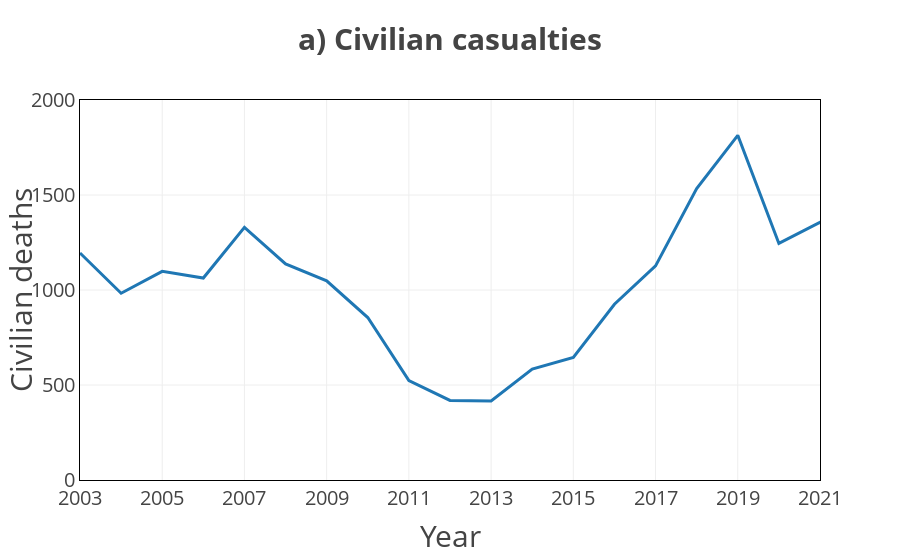
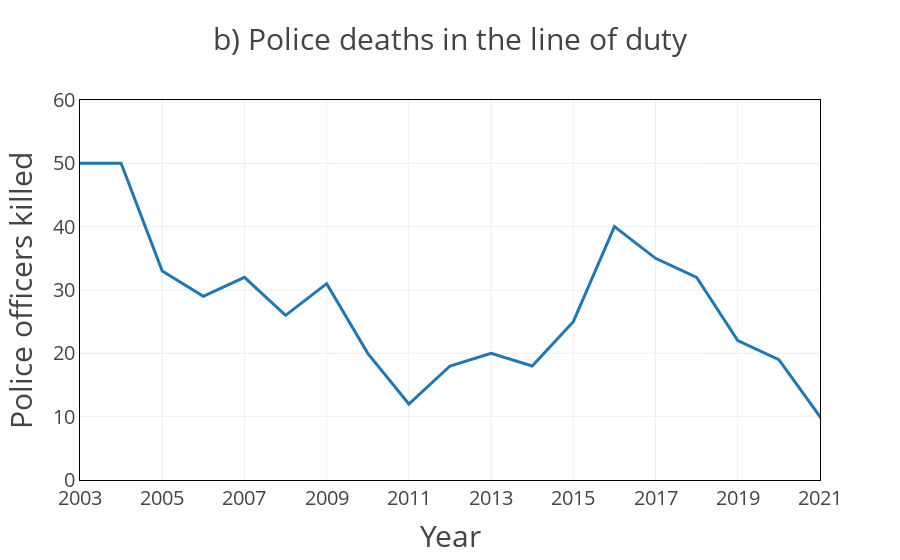

The notebook cell saved with these charts, in order:
### Markdown cell above
# Plot

### Code cell
AXIS_TITLE = 30
TICK_SIZE = 20
PADDING = 10

def create_fig(data, y, title, y_axis, y_range):
    fig = px.line(data, y=y, title=title, template='presentation')
    fig.update_layout(showlegend=False, title_font=dict(size=AXIS_TITLE))
    fig.update_xaxes(showline=True, linewidth=1, title='Year', title_font=dict(size=AXIS_TITLE),
                     linecolor='black', tick0=2003, dtick=2, range=[2003, 2021], mirror=True,
                     tickfont=dict(size=TICK_SIZE))
    fig.update_yaxes(showline=True, linewidth=1, title=y_axis, title_font=dict(size=AXIS_TITLE),
                     linecolor='black', range=y_range, mirror=True, tickfont=dict(size=TICK_SIZE))
    return fig

fig1 = create_fig(rank_ano, 'hom_por_interv_policial', '<b>a) Civilian casualties</b>', 'Civilian deaths' , [0, 2000])
fig2 = create_fig(rank_ano, 'pol_mortos', '<b>b) Police deaths in the line of duty</b>', 'Police officers killed' ,[0, 60])

fig1.show()
fig2.show()

### Figure 1 — Plotly figure (JSON) as saved in the notebook; plotly's stock layout.template omitted (floating-point values rounded to 4 significant figures)
{"data": [{"hovertemplate": "ano=%{x}<br>hom_por_interv_policial=%{y}<extra></extra>", "legendgroup": "", "line": {"color": "#1F77B4", "dash": "solid"}, "marker": {"symbol": "circle"}, "mode": "lines", "name": "", "orientation": "v", "showlegend": false, "type": "scatter", "x": [2003, 2004, 2005, 2006, 2007, 2008, 2009, 2010, 2011, 2012, 2013, 2014, 2015, 2016, 2017, 2018, 2019, 2020, 2021, 2022], "xaxis": "x", "y": [1195, 983, 1098, 1063, 1330, 1137, 1048, 855, 523, 419, 416, 584, 645, 925, 1127, 1534, 1814, 1245, 1356, 1330], "yaxis": "y"}], "layout": {"legend": {"tracegroupgap": 0}, "showlegend": false, "title": {"font": {"size": 30}, "text": "<b>a) Civilian casualties</b>"}, "xaxis": {"anchor": "y", "domain": [0, 1], "dtick": 2, "linecolor": "black", "linewidth": 1, "mirror": true, "range": [2003, 2021], "showline": true, "tick0": 2003, "tickfont": {"size": 20}, "title": {"font": {"size": 30}, "text": "Year"}}, "yaxis": {"anchor": "x", "domain": [0, 1], "linecolor": "black", "linewidth": 1, "mirror": true, "range": [0, 2000], "showline": true, "tickfont": {"size": 20}, "title": {"font": {"size": 30}, "text": "Civilian deaths"}}}}

### Figure 2 — Plotly figure (JSON) as saved in the notebook; plotly's stock layout.template omitted (floating-point values rounded to 4 significant figures)
{"data": [{"hovertemplate": "ano=%{x}<br>pol_mortos=%{y}<extra></extra>", "legendgroup": "", "line": {"color": "#1F77B4", "dash": "solid"}, "marker": {"symbol": "circle"}, "mode": "lines", "name": "", "orientation": "v", "showlegend": false, "type": "scatter", "x": [2003, 2004, 2005, 2006, 2007, 2008, 2009, 2010, 2011, 2012, 2013, 2014, 2015, 2016, 2017, 2018, 2019, 2020, 2021, 2022], "xaxis": "x", "y": [50, 50, 33, 29, 32, 26, 31, 20, 12, 18, 20, 18, 25, 40, 35, 32, 22, 19, 10, 19], "yaxis": "y"}], "layout": {"legend": {"tracegroupgap": 0}, "showlegend": false, "title": {"font": {"size": 30}, "text": "b) Police deaths in the line of duty"}, "xaxis": {"anchor": "y", "domain": [0, 1], "dtick": 2, "linecolor": "black", "linewidth": 1, "mirror": true, "range": [2003, 2021], "showline": true, "tick0": 2003, "tickfont": {"size": 20}, "title": {"font": {"size": 30}, "text": "Year"}}, "yaxis": {"anchor": "x", "domain": [0, 1], "linecolor": "black", "linewidth": 1, "mirror": true, "range": [0, 60], "showline": true, "tickfont": {"size": 20}, "title": {"font": {"size": 30}, "text": "Police officers killed"}}}}
